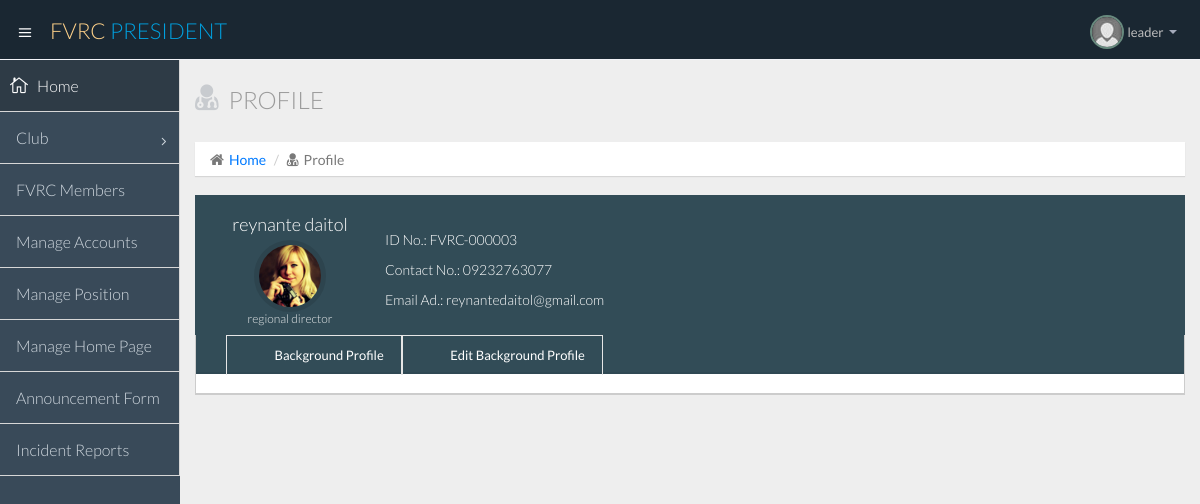
Page /user_profile.php?id= FVRC-000003 (signed in) on the committed database.
### tables this page shows
CREATE TABLE IF NOT EXISTS `volunteer_information` (
  `id_no` varchar(15) NOT NULL,
  `firstname` varchar(25) NOT NULL,
  `lastname` varchar(25) NOT NULL,
  `middlename` varchar(25) NOT NULL,
  `maidenname` varchar(25) NOT NULL,
  `gender` varchar(6) NOT NULL,
  `status` varchar(11) NOT NULL,
  `cellphone_no` varchar(15) NOT NULL,
  `date_of_birth` varchar(20) NOT NULL,
  `place_of_birth` varchar(80) NOT NULL,
  `citizenship` varchar(15) NOT NULL,
  `club_name` varchar(25) NOT NULL,
  `civic_call_sign` varchar(25) NOT NULL,
  `fvrc_call_sign` varchar(25) NOT NULL,
  `date_registered` varchar(20) NOT NULL,
  `religion` text NOT NULL,
  `blood_type` varchar(15) NOT NULL,
  `health_issues` varchar(25) NOT NULL,
  `medications` varchar(25) NOT NULL
);

CREATE TABLE IF NOT EXISTS `accounts` (
  `id_no` varchar(15) NOT NULL,
  `username` varchar(25) NOT NULL,
  `password` varchar(25) NOT NULL,
  `account_status` varchar(25) NOT NULL,
  `position` text NOT NULL,
  `club_name` varchar(25) NOT NULL
);

CREATE TABLE IF NOT EXISTS `volunteer_contact` (
  `id_no` varchar(15) NOT NULL,
  `cellphone_no` varchar(15) NOT NULL,
  `telephone_no` varchar(15) NOT NULL,
  `e-mail` varchar(30) NOT NULL,
  `present_address` varchar(50) NOT NULL,
  `permanent_address` varchar(50) NOT NULL,
  `homephone_no` varchar(15) NOT NULL,
  `year_of_stay` int(3) NOT NULL
);

### user_profile.php (the view, shortened to what this page needs)
<!DOCTYPE html>
<html lang="en">
  <head>
    <link href="css/bootstrap.min.css" rel="stylesheet">
    <link href="css/bootstrap-theme.css" rel="stylesheet">
    <link href="css/elegant-icons-style.css" rel="stylesheet" />
    <link href="css/font-awesome.min.css" rel="stylesheet" />
    <link href="css/style.css" rel="stylesheet">
    <link href="css/style-responsive.css" rel="stylesheet" />
  </head>
  <body>
  <section id="container" class="">
    <?php include'header_navigator_user.php'; ?>
    <?php include'sidebar_president.php'; ?>
      <section id="main-content">
          <section class="wrapper">
		  <div class="row">
				<div class="col-lg-12">
					<h3 class="page-header"><i class="fa fa-user-md"></i> Profile</h3>
					<ol class="breadcrumb">
						<li><i class="fa fa-home"></i><a href="fvrc_president_login.php">Home</a></li>
						<li><i class="fa fa-user-md"></i>Profile</li>
					</ol>
				</div>
			</div>
              <div class="row">
                <div class="col-lg-12">
                    <div class="profile-widget profile-widget-info">
                          <div class="panel-body">
                            <div class="col-lg-2 col-sm-2">
							  <?php
								$query_account=mysql_query("SELECT * from `accounts` where `id_no`='$_GET[id]'");
								$query_information=mysql_query("SELECT * from `volunteer_information` where `id_no`='$_GET[id]'");
								$query_contact=mysql_query("SELECT * from `volunteer_contact` where `id_no`='$_GET[id]'");
								$row_account=mysql_fetch_array($query_account);
								$row_information=mysql_fetch_array($query_information);
								$row_contact=mysql_fetch_array($query_contact);
								?>
							  <h4><?php echo $row_information['firstname']." ".$row_information['lastname']; ?></h4>
                              <div class="follow-ava">
                                  <img src="img/profile-widget-avatar.jpg" alt="">
                              </div>
                              <h6><?php echo $row_account['position']; ?></h6>
                            </div>
                            <div class="col-lg-4 col-sm-4 follow-info">
                                <p><?php echo "ID No.: ".$row_account['id_no']; ?></p>
                                <p><?php echo "Contact No.: ".$row_information['cellphone_no'];?></p>
								<p><?php echo "Email Ad.: ".$row_contact['e-mail'];?></i></p>
                            </div>
                          </div>
                    </div>
                </div>
              </div>
              <div class="row">
                 <div class="col-lg-12">
                    <section class="panel">
                          <header class="panel-heading tab-bg-info">
                              <ul class="nav nav-tabs">
                                  <li>
                                      <a data-toggle="tab" href="#profile">
                                          Background Profile
                                      </a>
                                  </li>
                                  <li class="">
                                      <a data-toggle="tab" href="#edit-profile">
                                          Edit Background Profile
                                      </a>
                                  </li>
                              </ul>
                          </header>
                          <div class="panel-body">
                          </div>
                      </section>
                 </div>
              </div>
          </section>
      </section>
  </section>
  </body>
</html>

### rows in the picture
volunteer_information: firstname "reynante", lastname "daitol", cellphone_no "09232763077"
accounts: position "regional director", id_no "FVRC-000003"
volunteer_contact: value "reynantedaitol@gmail.com"

### other values in the picture
$_SESSION['SESS_FIRST_NAME'] "leader"
